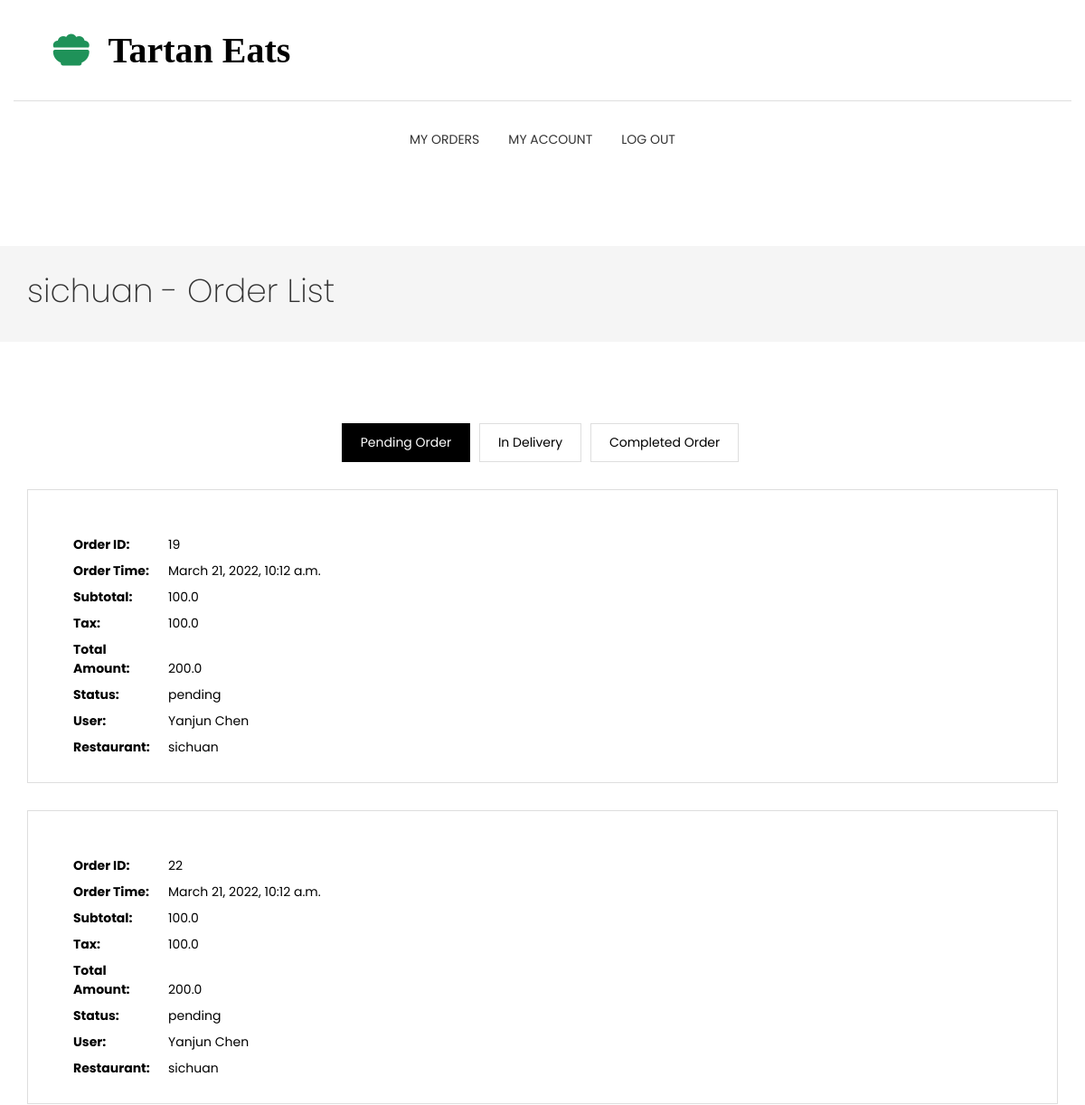
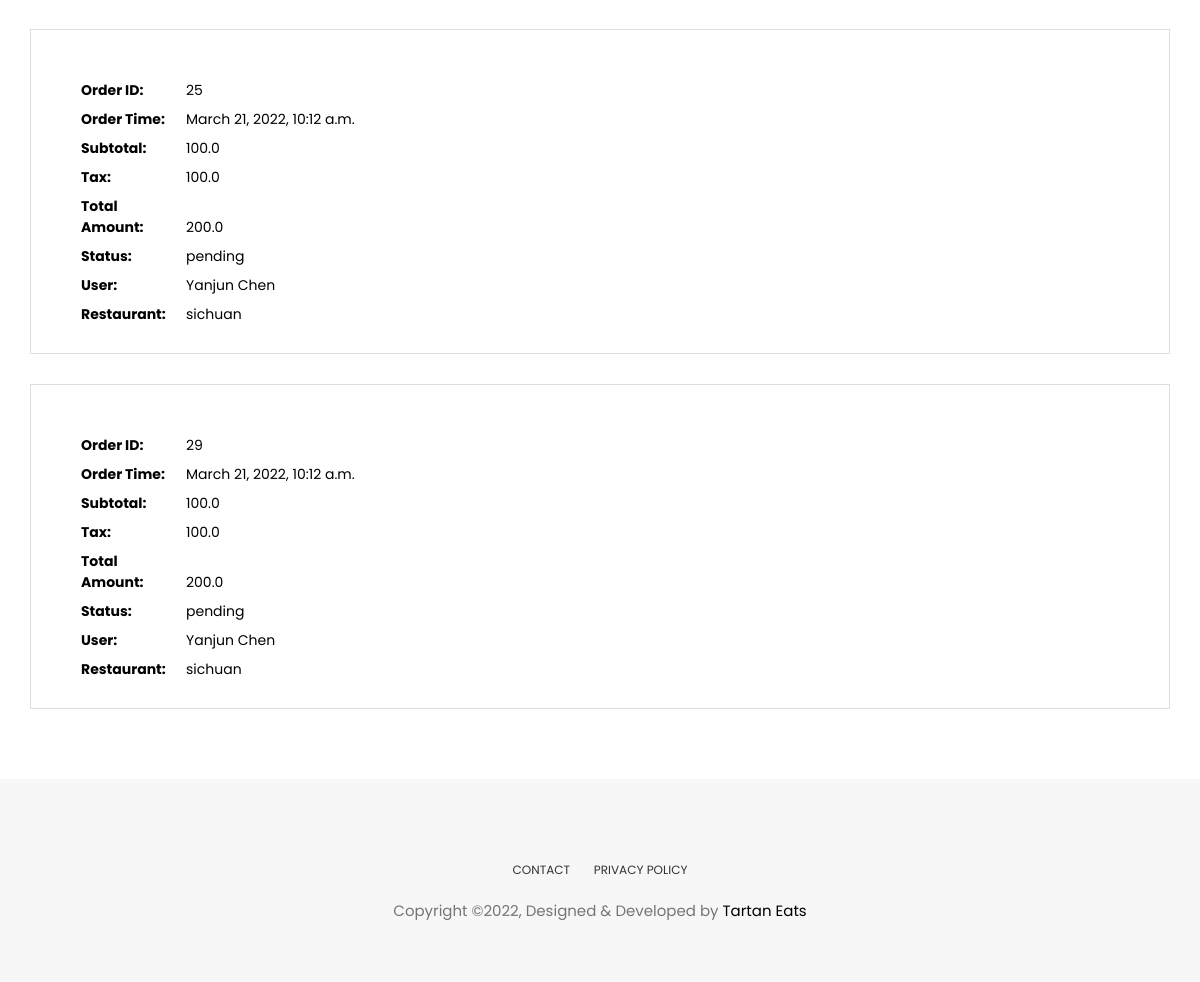
/order-list (signed in), run on the app's committed database (2 pictures, top to bottom).
### tartan_eats/models.py (models this page shows)
class Restaurant(models.Model):
    user = models.OneToOneField(User, on_delete=models.CASCADE, primary_key=True)
    restaurant_name = models.CharField(max_length=200)
    email = models.CharField(max_length=200)
    phone = PhoneNumberField(null=False, blank=False)
    restaurant_address = models.CharField(max_length=500)
    restaurant_description = models.CharField(max_length=2000)
    delivery_fee = models.FloatField(null=True, blank=True, default=None)
    restaurant_picture = models.FileField(blank=True)
    content_type = models.CharField(max_length=200, default="image/jpeg")

class Order(models.Model):
    customer = models.ForeignKey(Customer, default=None, on_delete=models.PROTECT)
    restaurant = models.ForeignKey(Restaurant, default=None, on_delete=models.PROTECT)
    real_first_name = models.CharField(max_length=100)
    real_last_name = models.CharField(max_length=100)
    real_email =  models.CharField(max_length=200)
    real_phone =  PhoneNumberField(null=False, blank=False)
    real_address1 = models.CharField(max_length=200)
    real_address2 = models.CharField(max_length=200)
    subtotal = models.FloatField(null=True, blank=True, default=None)
    tax = models.FloatField(null=True, blank=True, default=None)
    total_amount = models.FloatField(null=True, blank=True, default=None)
    order_time = models.DateTimeField()
    order_status = models.CharField(max_length=100)

class Customer(models.Model):
    user = models.OneToOneField(User, on_delete=models.CASCADE, primary_key=True)
    customer_picture = models.FileField(blank=True)
    firstname = models.CharField(max_length=200)
    lastname = models.CharField(max_length=200)
    email =  models.CharField(max_length=200)
    phone =  PhoneNumberField(null=False, blank=False)
    address1 = models.CharField(max_length=200)
    address2 = models.CharField(max_length=200)
    zipcode = models.CharField(max_length=200)
    city = models.CharField(max_length=200)
    content_type = models.CharField(max_length=50, default="image/jpeg")

### tartan_eats/views.py (the view)
# urls.py: path('order-list', views.restaurant_order_list, name='order-list'),
@login_required
def restaurant_order_list(request, status=None):
    if request.method == 'GET':
        context = {
            'restaurant': request.user.restaurant,
            'order_list': Order.objects
                .filter(restaurant=request.user.restaurant)
                .filter(order_status=status).all()
        }
        if status == None or status == 'pending':
            context['completed_class'] = ""
            context['in_delivery_class'] = ""
            context['pending_class'] = "active"
            context['order_list'] = Order.objects.filter(restaurant=request.user.restaurant).filter(
                order_status='pending').all()
        elif status == 'in-delivery':
            context['completed_class'] = ""
            context['in_delivery_class'] = "active"
            context['pending_class'] = ""
        else:
            context['completed_class'] = "active"
            context['in_delivery_class'] = ""
            context['pending_class'] = ""
        return render(request, 'tartan_eats/restaurant-order-list.html', context)

### tartan_eats/templates/tartan_eats/restaurant-order-list.html (shortened to what this page needs)
{% extends "tartan_eats/base.html" %}
{% block navbar %}
    <li>
        <a href="{% url 'order-list' %}">My Orders</a>
    </li>
    <li>
        <a href="{% url 'restaurant-home' %}">My Account</a>
    </li>
{% endblock %}
{% block content %}
<section class="menu">
    <nav class="navbar navigation">
    </nav>
</section>
<section class="page-header">
    <div class="container">
        <div class="row">
            <div class="col-md-12">
                <div class="content">
                    <h1 class="page-name">{{ restaurant.restaurant_name }} - Order List</h1>
                </div>
            </div>
        </div>
    </div>
</section>
<section class="user-dashboard page-wrapper">
    <div class="container">
        <div class="row">
            <div class="col-md-12">
                <ul class="list-inline dashboard-menu text-center">
                    <li><a id="pending" class="{{ pending_class }}" href="{%  url 'order-list' "pending"%}">Pending
                        Order</a></li>
                    <li><a id="delivery" class="{{ in_delivery_class }}"  href="{%  url 'order-list' "in-delivery"%}"
                    >In
                        Delivery</a></li>
                    <li><a class="{{ completed_class }}" id="completed"  href=
                            "{%  url 'order-list' "completed"%}">Completed
                        Order</a></li>
                </ul>
                {% for order in order_list %}
                    <div class="dashboard-wrapper dashboard-user-profile">
                        <a href="{%  url 'restaurant-order' order.id %}">
                            <div class="media">
                                <div class="media-body">
                                    <ul class="user-profile-list">
                                        <li><span>Order ID:</span>{{ order.id }}</li>
                                        <li><span>Order Time: </span>{{ order.order_time }}</li>
                                        <li><span>Subtotal:</span>{{ order.subtotal }}</li>
                                        <li><span>Tax:</span>{{ order.tax }}</li>
                                        <li><span>Total Amount:</span>{{ order.total_amount }}</li>
                                        <li><span>Status:</span>{{ order.order_status }}</li>
                                        <li><span>User:</span>{{ order.customer.firstname }} {{ order.customer.lastname  }}</li>
                                        <li><span>Restaurant:</span>{{ order.restaurant.restaurant_name }}</li>
                                    </ul>
                                </div>
                            </div>
                        </a>
                    </div>
                {%  endfor %}
            </div>
        </div>
    </div>
</section>
{% endblock  %}

### tartan_eats/templates/tartan_eats/base.html (shortened to what this page needs)
<!DOCTYPE html>
<html lang="en">
    <head>
        {% load static %}
        <link rel="stylesheet" href="{% static 'plugins/themefisher-font/style.css' %}"/>
        <link rel="stylesheet" href="{% static 'plugins/bootstrap/css/bootstrap.min.css' %}"/>
        <link rel="stylesheet" href="{% static 'css/style.css' %}" />
    </head>
    <body id="body" data-new-gr-c-s-check-loaded="14.1055.0" data-gr-ext-installed="">
      <section class="top-header">
        <div class="container">
          <div class="row">
            <div class="col-md-4 col-xs-12 col-sm-4">
              <div class="logo text-center">
                <i class="fa-solid fa-bowl-food" style="font-size:40px; color:#1f9259;"></i>
                  <svg width="259px" height="29px" viewBox="0 0 150 29" version="1.1" xmlns="http://www.w3.org/2000/svg" xmlns:xlink="http://www.w3.org/1999/xlink">
                    <g id="Page-1" stroke="none" stroke-width="1" fill="none" fill-rule="evenodd" font-size="40" font-family="AustinBold, Austin" font-weight="bold">
                      <g id="Group" transform="translate(-108.000000, -297.000000)" fill="#000000">
                        <text>
                          <tspan x="70.94" y="325">Tartan Eats</tspan>
                        </text>
                      </g>
                    </g>
                  </svg>
              </div>
            </div>
          </div>
        </section>
        <section class="menu">
            <nav class="navbar navigation">
              <div class="container">
                <div id="navbar" class="navbar-collapse collapse text-center">
                  <ul class="nav navbar-nav ">
                    {% block navbar %} {% endblock %}
                    <li>
                      <a href="{% url 'logout' %}">Log out</a>
                    </li>
                  </ul>
                </div>
              </div>
          </nav>
      </section>
            {% block content %} {% endblock %}
          <footer class="footer section text-center">
            <div class="container">
              <div class="row">
                <div class="col-md-12">
                  <ul class="footer-menu text-uppercase">
                    <li>
                      <a href="contact.html">CONTACT</a>
                    </li>
                    <li>
                      <a href="contact.html">PRIVACY POLICY</a>
                    </li>
                  </ul>
                  <p class="copyright-text">Copyright ©2022, Designed &amp; Developed by <a href="https://themefisher.com/">Tartan Eats</a></p>
                </div>
              </div>
            </div>
          </footer>
    </body>
</html>

### tartan_eats/static/css/style.css (style rules this page uses)
body { line-height: 1.5; font-family: "Poppins", sans-serif; -webkit-font-smoothing: antialiased; }
p { font-family: "Poppins", sans-serif; color: #757575; font-size: 15px; }
h1, h2, h3, h4, h5, h6 { font-family: "Poppins", sans-serif; }
h1, h2, h3, h4, h5, h6 { font-weight: 400; }
ol, ul { margin: 0; padding: 0; list-style: none; }
a, a:focus, a:hover { text-decoration: none; outline: 0; color: #000; }
.section { padding: 80px 0; }
.page-header { background: #f5f5f5; margin-top: 20px; border-bottom: none; padding: 30px 0; }
.page-header h1 { font-weight: 200; margin: 0 0 6px 0; }
.page-wrapper { padding: 70px 0; }
.top-header .container { padding-top: 35px; padding-bottom: 35px; border-bottom: 1px solid #dedede; }
.navigation { margin-bottom: 0; padding: 10px 0; }
.navigation .navbar-nav > li { position: static; }
.navigation .navbar-nav > li > a { color: #333; font-size: 14px; padding: 20px 15px; text-transform: uppercase; transition: .2s ease-in-out 0s; border: 1px solid transparent; }
.navigation .container { position: relative; }
.navigation .navbar-nav { float: none; display: inline-block; }
.dashboard-menu .active { background: #000; color: #fff; border: 1px solid #000; }
.dashboard-menu li { padding: 0; margin: 0 3px; }
.dashboard-menu li a { padding: 10px 20px; border: 1px solid #dedede; display: inline-block; }
.dashboard-wrapper { border: 1px solid #dedede; margin-top: 30px; padding: 20px; }
.dashboard-user-profile .user-profile-list { margin-top: 30px; padding-left: 30px; }
.dashboard-user-profile .user-profile-list li { margin-bottom: 8px; }
.dashboard-user-profile .user-profile-list span { font-weight: bold; margin-right: 5px; width: 100px; display: inline-block; }
.footer { background: #F7F7F7; padding: 50px 0; }
.footer .footer-menu { margin-top: 30px; }
.footer .footer-menu li { display: inline-block; margin: 0 10px; }
.footer .footer-menu li a { color: #333; font-size: 12px; }
.footer .copyright-text { margin-top: 20px; }
.copyright-text a { color: #000; }

### data on the page
Restaurant: restaurant_name "sichuan"
Order: id "19", order_time "March 21, 2022, 10:12 a.m.", subtotal "100.0", tax "100.0", total_amount "200.0", order_status "pending", customer.firstname "Yanjun", customer.lastname "Chen", restaurant.restaurant_name "sichuan"
Order: id "22", order_time "March 21, 2022, 10:12 a.m.", subtotal "100.0", tax "100.0", total_amount "200.0", order_status "pending", customer.firstname "Yanjun", customer.lastname "Chen", restaurant.restaurant_name "sichuan"
Order: id "25", order_time "March 21, 2022, 10:12 a.m.", subtotal "100.0", tax "100.0", total_amount "200.0", order_status "pending", customer.firstname "Yanjun", customer.lastname "Chen", restaurant.restaurant_name "sichuan"
Order: id "29", order_time "March 21, 2022, 10:12 a.m.", subtotal "100.0", tax "100.0", total_amount "200.0", order_status "pending", customer.firstname "Yanjun", customer.lastname "Chen", restaurant.restaurant_name "sichuan"
